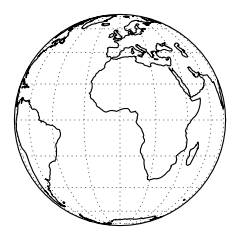

Here is the Python script that generated this plot:
import matplotlib.pyplot as plt
import cartopy.crs as ccrs

plt.figure(figsize=(3.0, 3))
ax = plt.axes(projection=ccrs.Orthographic())
ax.coastlines(resolution='110m')
ax.gridlines()
